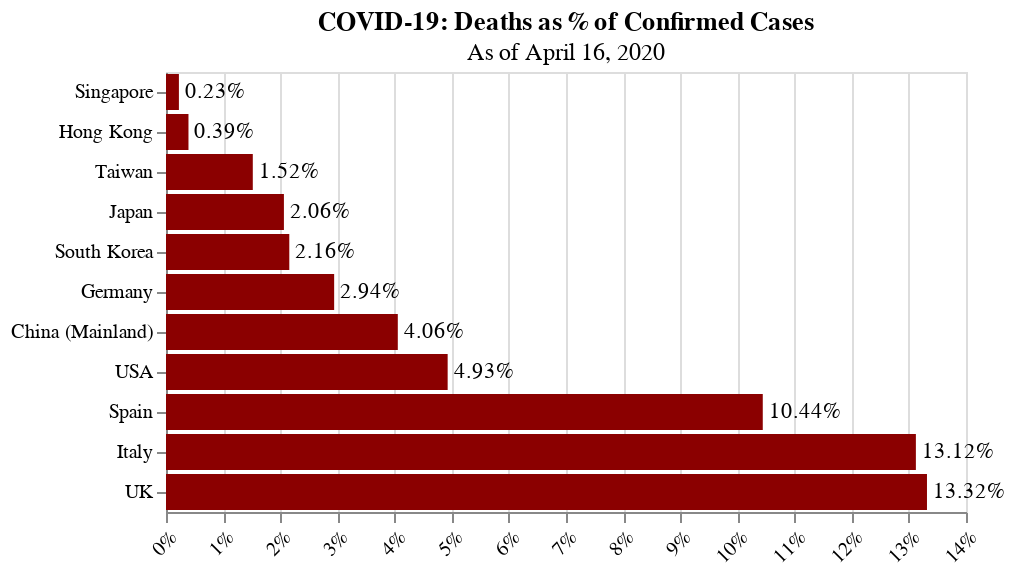

This figure's notebook cell:
### Code cell
# Deaths over confirmed
plot_case_pct(regions, regions.doc, 'COVID-19: Deaths as % of Confirmed Cases', 2, 'darkred')

### Figure 1 — Vega-Lite specification as saved in the notebook (floating-point values rounded to 4 significant figures)
{"config": {"view": {"continuousWidth": 400, "continuousHeight": 300}, "axisX": {"labelAngle": -45, "title": null}, "axisY": {"title": null}, "bar": {"color": "darkred"}}, "layer": [{"mark": "bar", "encoding": {"x": {"type": "quantitative", "axis": {"format": "%"}, "field": "%"}, "y": {"type": "ordinal", "field": "Region", "sort": "x"}}, "title": {"text": "COVID-19: Deaths as % of Confirmed Cases", "subtitle": "As of April 16, 2020"}}, {"mark": {"type": "text", "align": "left", "baseline": "middle", "dx": 3}, "encoding": {"text": {"type": "quantitative", "field": "%", "format": ".2%"}, "x": {"type": "quantitative", "axis": {"format": "%"}, "field": "%"}, "y": {"type": "ordinal", "field": "Region", "sort": "x"}}, "title": {"text": "COVID-19: Deaths as % of Confirmed Cases", "subtitle": "As of April 16, 2020"}}], "data": {"name": "data-696c875da03b832c88c31bdc6189cbf3"}, "$schema": "https://vega.github.io/schema/vega-lite/v4.8.1.json", "datasets": {"data-696c875da03b832c88c31bdc6189cbf3": [{"Region": "Taiwan", "%": 0.01519}, {"Region": "Singapore", "%": 0.002259}, {"Region": "Hong Kong", "%": 0.003933}, {"Region": "South Korea", "%": 0.02158}, {"Region": "Japan", "%": 0.02064}, {"Region": "China (Mainland)", "%": 0.04057}, {"Region": "USA", "%": 0.04929}, {"Region": "Italy", "%": 0.1312}, {"Region": "Germany", "%": 0.02943}, {"Region": "Spain", "%": 0.1044}, {"Region": "UK", "%": 0.1332}]}}
